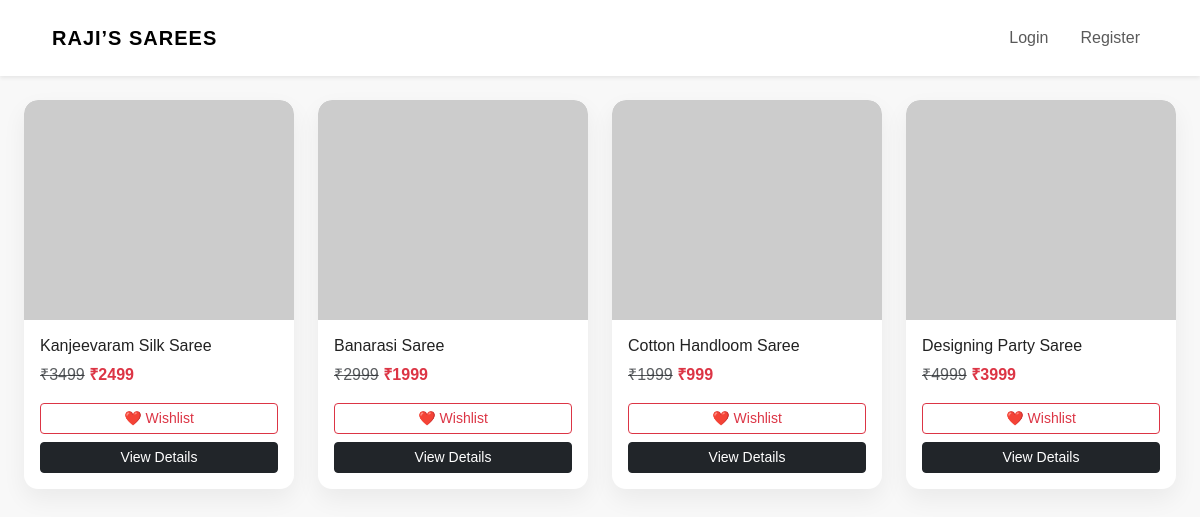
The page / on the database its author committed.
### app.py (models this page shows)
class Product(db.Model):
    id = db.Column(db.Integer, primary_key=True)
    name = db.Column(db.String(150), nullable=False)
    mrp = db.Column(db.Integer, nullable=False)
    price = db.Column(db.Integer, nullable=False)
    stock = db.Column(db.Integer, nullable=False)
    image = db.Column(db.String(300), nullable=False)
    description = db.Column(db.Text, nullable=False)

### app.py (the view)
@app.route("/")
def home():
    products = Product.query.all()
    return render_template("home.html", sarees=products)

### app.py (called while the page is built)
@app.context_processor
def inject_cart_count():
    if current_user.is_authenticated:
        count = db.session.query(
            func.sum(CartItem.quantity)
        ).filter_by(user_id=current_user.id).scalar()
        return {"cart_count": count or 0}
    return {"cart_count": 0}

### templates/home.html
{% extends "base.html" %}
{% block content %}
<div class="container mt-4">
  <div class="row g-4">
    {% for product in sarees %}
    <div class="col-6 col-md-4 col-lg-3">
      <div class="product-card h-100">
        <img src="{{ url_for('static', filename='uploads/' + product.image) }}"
             class="img-fluid product-img">
        <div class="p-3">
          <h6>{{ product.name }}</h6>
          <p>
            <del class="text-muted">₹{{ product.mrp }}</del>
            <span class="text-danger fw-bold">₹{{ product.price }}</span>
          </p>
          <form method="POST" action="/wishlist/toggle/{{ product.id }}">
            <button class="btn btn-outline-danger btn-sm w-100">
              ❤️ Wishlist
            </button>
          </form>
          <a href="{{ url_for('product_details', product_id=product.id) }}"
             class="btn btn-dark btn-sm w-100 mt-2">
            View Details
          </a>
        </div>
      </div>
    </div>
    {% endfor %}
  </div>
</div>
{% endblock %}

### templates/base.html (shortened to what this page needs)
<!DOCTYPE html>
<html lang="en">
<head>
    <link href="https://cdn.jsdelivr.net/npm/bootstrap@5.3.3/dist/css/bootstrap.min.css" rel="stylesheet">
    <link rel="stylesheet" href="{{ url_for('static', filename='css/style.css') }}">
</head>
<body>
<div class="toast-container position-fixed top-0 end-0 p-3">
</div>
<nav class="navbar navbar-expand-lg bg-white shadow-sm sticky-top">
  <div class="container">
    <a class="navbar-brand fw-bold brand-logo" href="/">RAJI’S SAREES</a>
    <div class="collapse navbar-collapse" id="mainNavbar">
      <ul class="navbar-nav ms-auto align-items-lg-center gap-lg-3">
        {% if current_user.is_authenticated %}
          {% if current_user.is_admin %}
            <li class="nav-item">
              <a href="/admin/dashboard" class="nav-link fw-bold text-danger">Admin</a>
            </li>
          {% endif %}
          <li class="nav-item">
            <a href="/wishlist" class="nav-link">❤️ Wishlist</a>
          </li>
          <li class="nav-item position-relative">
            <a href="/cart" class="nav-link">
              🛒 Cart
              {% if cart_count > 0 %}
                <span class="badge bg-danger position-absolute top-0 start-100 translate-middle">
                  {{ cart_count }}
                </span>
              {% endif %}
            </a>
          </li>
          <li class="nav-item">
            <a href="/orders" class="nav-link">Orders</a>
          </li>
          <li class="nav-item">
            <a href="/logout" class="nav-link">Logout</a>
          </li>
        {% else %}
          <li class="nav-item">
            <a href="/login" class="nav-link">Login</a>
          </li>
          <li class="nav-item">
            <a href="/register" class="nav-link">Register</a>
          </li>
        {% endif %}
      </ul>
    </div>
  </div>
</nav>
<div class="container mt-4">
  {% block content %}{% endblock %}
</div>
</body>
</html>

### static/css/style.css (style rules this page uses)
* { margin: 0; padding: 0; box-sizing: border-box; }
body { font-family: 'Inter', sans-serif; background-color: #f5f5f6; color: #282c3f; }
body { background-color: #f5f5f5; }
.product-card { border: none; transition: transform 0.3s; }
.brand-logo { font-weight: 700; letter-spacing: 1px; }
.product-card { background: #fff; border-radius: 10px; overflow: hidden; transition: all 0.3s ease; box-shadow: 0 4px 12px rgba(0,0,0,0.06); }
.product-img { width: 100%; height: 320px; object-fit: cover; }
button { transition: all 0.3s ease; }
.navbar { display: flex; justify-content: space-between; align-items: center; padding: 18px 40px; background: #fff; box-shadow: 0 2px 8px rgba(0,0,0,0.05); }
.product-card { background: #fff; border-radius: 12px; overflow: hidden; transition: all 0.3s ease; box-shadow: 0 4px 12px rgba(0,0,0,0.05); }
.product-card img { width: 100%; height: 220px; object-fit: cover; }
:root { --primary: #b1275e; --secondary: #f8f8f8; --text-dark: #222; --muted: #777; }
body { font-family: 'Poppins', sans-serif; background-color: var(--secondary); color: var(--text-dark); }
a { text-decoration: none; }
.container { max-width: 1200px; }
.product-card { border: none; border-radius: 14px; transition: all 0.3s ease; }
.product-card { background: #fff; border-radius: 14px; box-shadow: 0 10px 25px rgba(0,0,0,0.06); transition: transform 0.3s ease, box-shadow 0.3s ease; }
.product-img { width: 100%; height: 220px; object-fit: cover; border-top-left-radius: 14px; border-top-right-radius: 14px; }
@media (min-width: 992px) { .product-img { height: 240px; } }

### rows shown on the page
Product: name "Kanjeevaram Silk Saree", mrp "3499", price "2499"
Product: name "Banarasi Saree", mrp "2999", price "1999"
Product: name "Cotton Handloom Saree", mrp "1999", price "999"
Product: name "Designing Party Saree", mrp "4999", price "3999"
